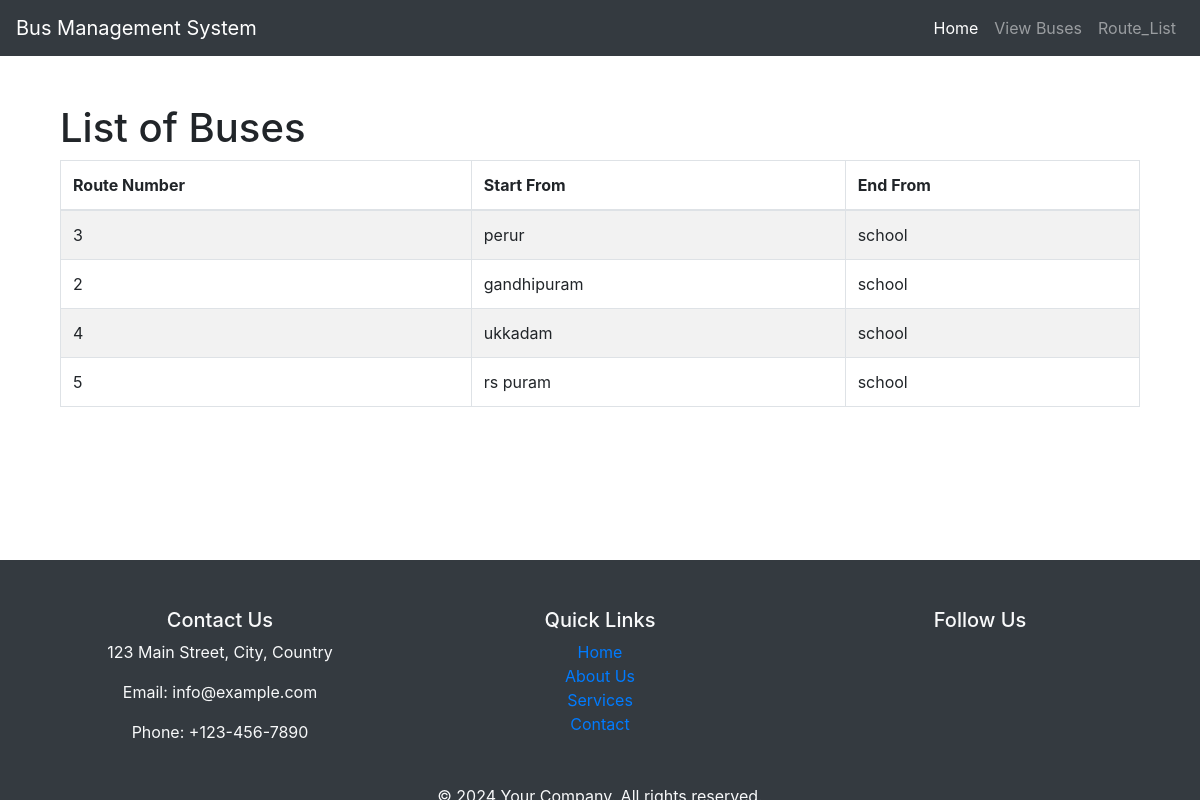
The app's page /routes/ with its own data.
### bus/models.py (models this page shows, shortened)
class Routes(models.Model):
    route_number = models.CharField(max_length=100,  primary_key=True)
    start_from = models.CharField(max_length=50)
    end_from = models.CharField(max_length=100)

### bus/views.py (the view)
# urls.py: path('routes/', views.route_list, name='route_list'),
def route_list(request):
    routes = Routes.objects.all()
    return render(request, 'route_list.html', {'routes': routes})

### bus/templates/route_list.html (shortened to what this page needs)
{% extends 'base.html' %}
{% block content %}
<div class="container mt-5">
    <h1>List of Buses</h1>
    <div class="table-responsive">
        <table class="table table-bordered table-striped">
            <thead>
                <tr>
                    <th>Route Number</th>
                    <th>Start From</th>
                    <th>End From</th>
                </tr>
            </thead>
            <tbody>
                {% for routeses in routes %}
                <tr>
                    <td>{{ routeses.route_number }}</td>
                    <td>{{ routeses.start_from }}</td>
                    <td>{{ routeses.end_from }}</td>
                </tr>
                {% empty %}
                <tr>
                    <td colspan="4">No buses found.</td>
                </tr>
                {% endfor %}
            </tbody>
        </table>
    </div>
</div>
{% endblock %}

### bus/templates/base.html (shortened to what this page needs)
{% load static %}
<!doctype html>
<html lang="en">
<head>
    <link href="https://stackpath.bootstrapcdn.com/bootstrap/4.5.2/css/bootstrap.min.css" rel="stylesheet">
    <link rel="stylesheet" href="{% static 'css/style.css' %}">
</head>
<body>
    {% include 'navbar.html' %}
    <div class="container">
        {% block content %}
        {% endblock %}
    </div>
    <footer class="footer bg-dark text-light py-5">
        <div class="container text-center">
            <div class="row">
                <div class="col-lg-4 mb-4 mb-lg-0">
                    <h5>Contact Us</h5>
                    <p>123 Main Street, City, Country</p>
                    <p>Email: info@example.com</p>
                    <p>Phone: +123-456-7890</p>
                </div>
                <div class="col-lg-4 mb-4 mb-lg-0">
                    <h5>Quick Links</h5>
                    <ul class="list-unstyled">
                        <li><a href="#">Home</a></li>
                        <li><a href="#">About Us</a></li>
                        <li><a href="#">Services</a></li>
                        <li><a href="#">Contact</a></li>
                    </ul>
                </div>
                <div class="col-lg-4">
                    <h5>Follow Us</h5>
                    <ul class="list-inline social-icons">
                    </ul>
                </div>
            </div>
        </div>
        <div class="container text-center mt-4">
            <p>&copy; 2024 Your Company. All rights reserved.</p>
        </div>
    </footer>
</body>
</html>

### bus/templates/navbar.html (shortened to what this page needs)
<nav class="navbar navbar-expand-lg navbar-dark bg-dark">
    <a class="navbar-brand" href="{% url 'home' %}">Bus Management System</a>
    <div class="collapse navbar-collapse" id="navbarNav">
        <ul class="navbar-nav ml-auto">
            <li class="nav-item active">
                <a class="nav-link" href="{% url 'home' %}">Home <span class="sr-only">(current)</span></a>
            </li>
            <li class="nav-item">
                <a class="nav-link" href="{% url 'bus_list' %}">View Buses</a>
            </li>
        <li class="nav-item">
            <a class="nav-link" href="{% url 'route_list' %}">Route_List</a>
        </li>
        </ul>
    </div>
</nav>

### static/css/style.css (style rules this page uses)
.footer { position: fixed; bottom: 0; width: 100%; height: 30vh; }

### records on screen
Routes: route_number "3", start_from "perur", end_from "school"
Routes: route_number "2", start_from "gandhipuram", end_from "school"
Routes: route_number "4", start_from "ukkadam", end_from "school"
Routes: route_number "5", start_from "rs puram", end_from "school"
